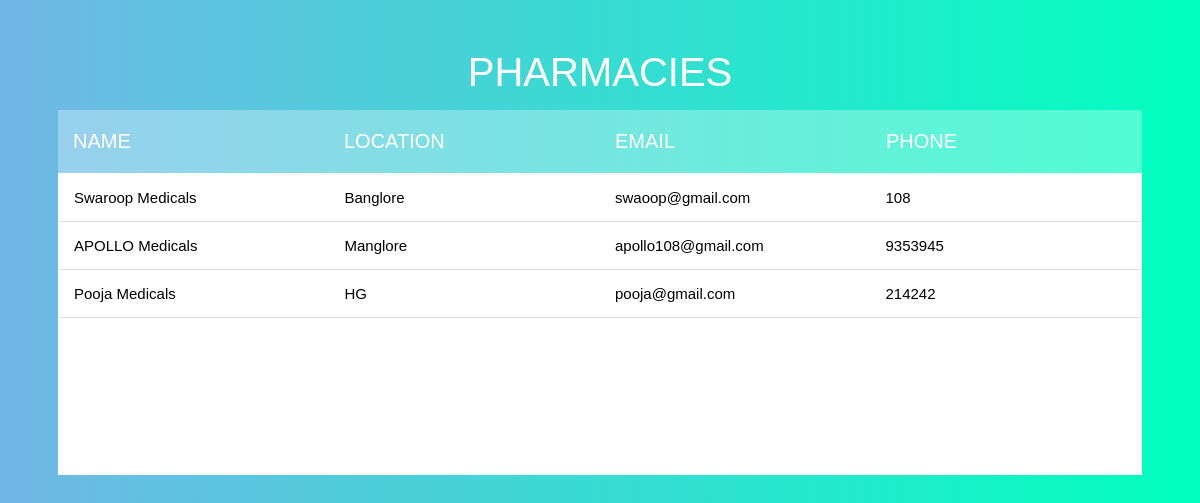
Screenshot of /PharmacyDisplay.php with the database file from the repository.
### tables this page shows
CREATE TABLE `pharmacy` (
  `P_ID` int(10) NOT NULL,
  `P_NAME` varchar(20) NOT NULL,
  `P_LOCATION` varchar(20) NOT NULL,
  `email` varchar(100) NOT NULL,
  `PHONE` int(10) NOT NULL,
  `password` varchar(100) NOT NULL
);

### PharmacyDisplay.php (the view, shortened to what this page needs)
<!DOCTYPE html>
<html lang="en">
<head>
    <link rel="stylesheet" href="https://cdnjs.cloudflare.com/ajax/libs/font-awesome/4.7.0/css/font-awesome.min.css" />
    <link rel="stylesheet" href="css/PharmacyDisplay.css">
</head>
<body>
    <section>
        <h1>PHARMACIES </h1>
            <div class="tbl-header">
                <table cellpadding="0" cellspacing="0" border="0" >
                    <thead>
                        <tr>
                            <th>NAME</th>
                            <th>LOCATION</th>
                            <th>EMAIL</th>
                            <th>PHONE</th>
                        </tr>
                    </thead>
                </table>
            </div>
    <div class="tbl-content">
        <table  cellpadding="0" cellspacing="0" border="0">
            <tbody>
            <?php
                include 'connection.php';
                $selectquery=" select  *  from  pharmacy " ;
                $query=mysqli_query($con,$selectquery);
                while($res=mysqli_fetch_array($query))
                {
             ?>
             <tr>
                 <td> <?php  echo $res['P_NAME'];  ?></td>
                 <td> <?php  echo $res['P_LOCATION'];  ?></td>
                 <td> <?php  echo $res['email'];   ?></td>
                 <td> <?php  echo $res['PHONE'] ;  ?></td>
             </tr>
           <?php
                }
                 ?>
            </tbody>
        </table>
    </div>
    </section>
</body>
</html>

### css/PharmacyDisplay.css (style rules this page uses)
body { font-family: 'Poppins',sans-serif; }
h1 { font-size: 40px; color: #fff; text-transform: uppercase; font-weight: 300; text-align: center; margin-bottom: 15px; font-family: 'Poppins',sans-serif; }
table { width:100%; table-layout: fixed; }
.tbl-header { background-color: rgba(255,255,255,0.3); }
.tbl-content { height:300px; overflow-x:auto; margin-top: 0px; border: 1px solid rgba(255,255,255,0.3); background: #fff; }
th { padding: 20px 15px; text-align: left; font-weight: 500; font-size: 20px; color: #fff; text-transform: uppercase; font-family: 'Poppins',sans-serif; }
td { padding: 15px; text-align: left; vertical-align:middle; font-weight: 300; font-size: 15px; color: black; font-family: 'Poppins',sans-serif; border-bottom: 1px solid rgb(219, 219, 219); }
body { background: -webkit-linear-gradient(#71b7e6, #00FFBF); background: linear-gradient(to right, #71b7e6, #00FFBF); font-family: 'Roboto', sans-serif; }
section { margin: 50px; }

### rows the page displays
pharmacy: P_NAME "Swaroop Medicals", P_LOCATION "Banglore", email "swaoop@gmail.com", PHONE "108"
pharmacy: P_NAME "APOLLO Medicals", P_LOCATION "Manglore", email "apollo108@gmail.com", PHONE "9353945"
pharmacy: P_NAME "Pooja Medicals", P_LOCATION "HG", email "pooja@gmail.com", PHONE "214242"
